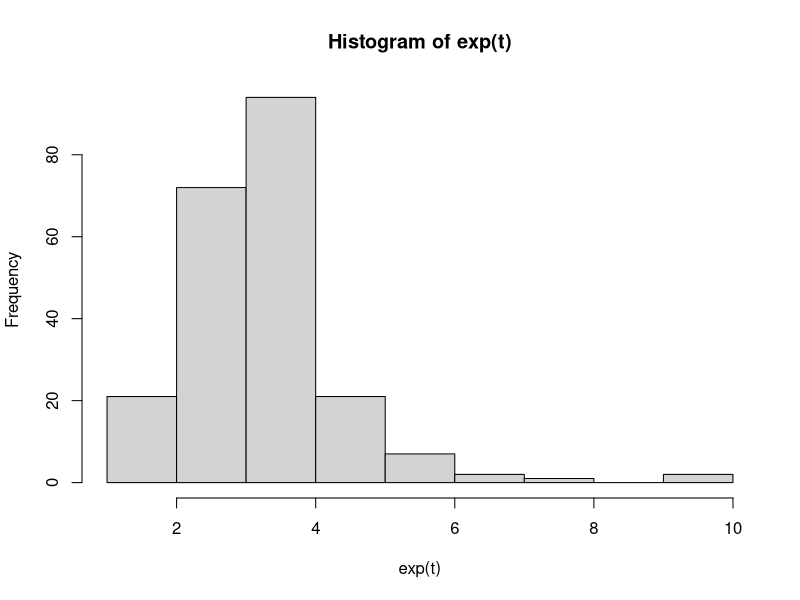
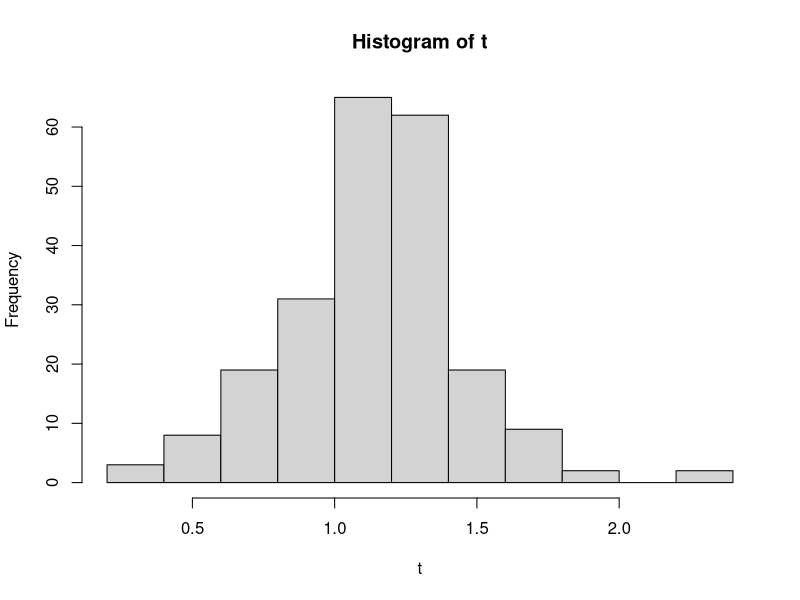
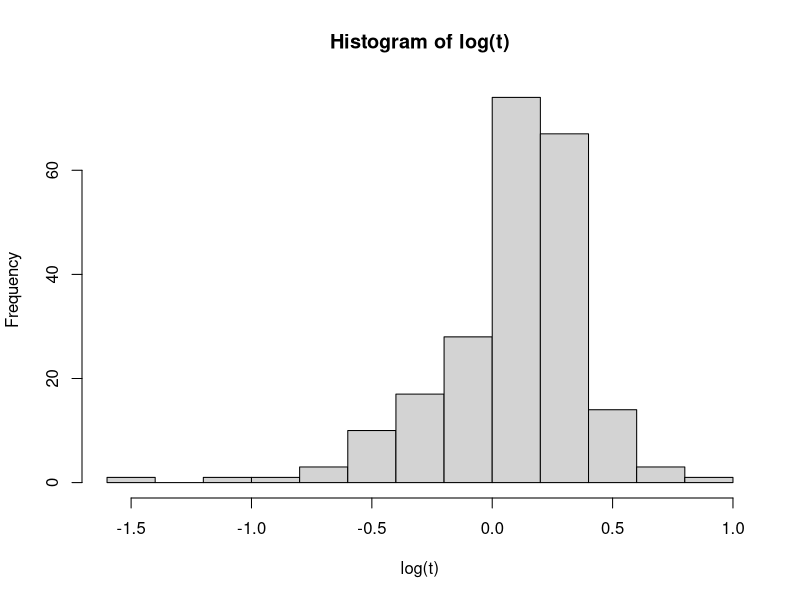
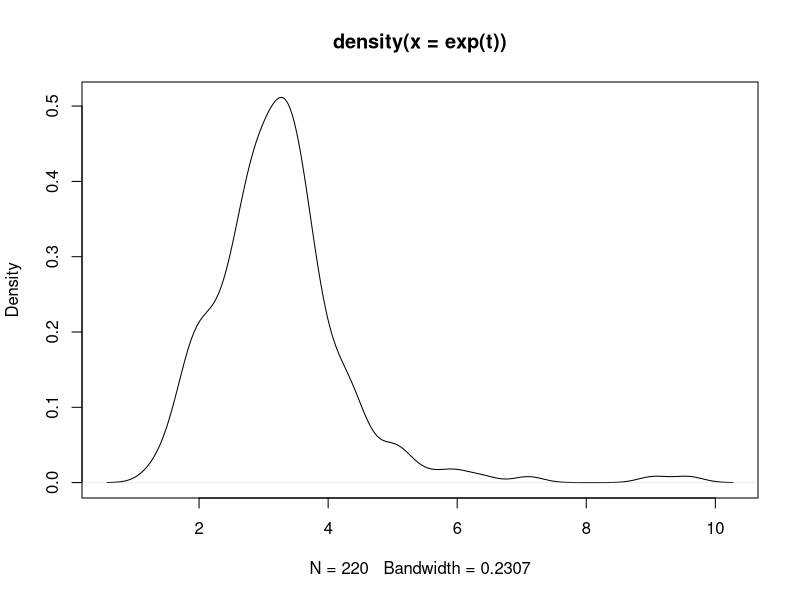
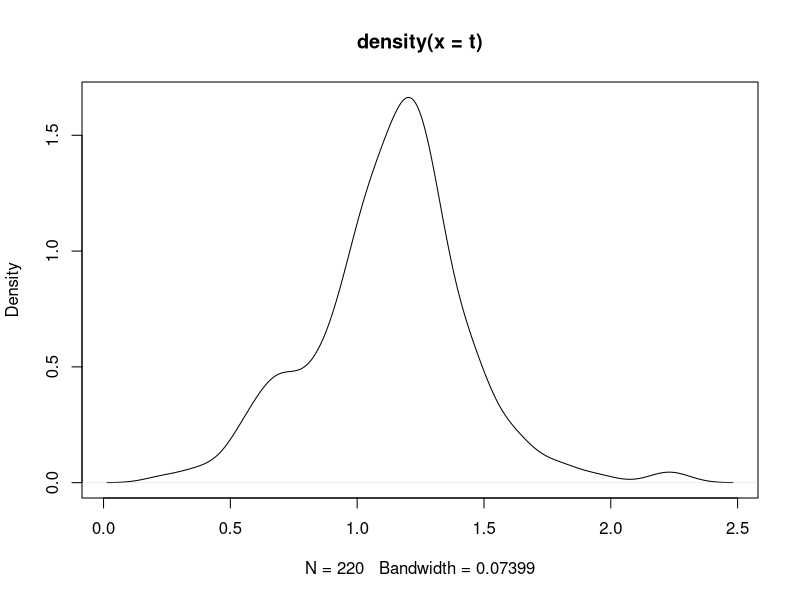
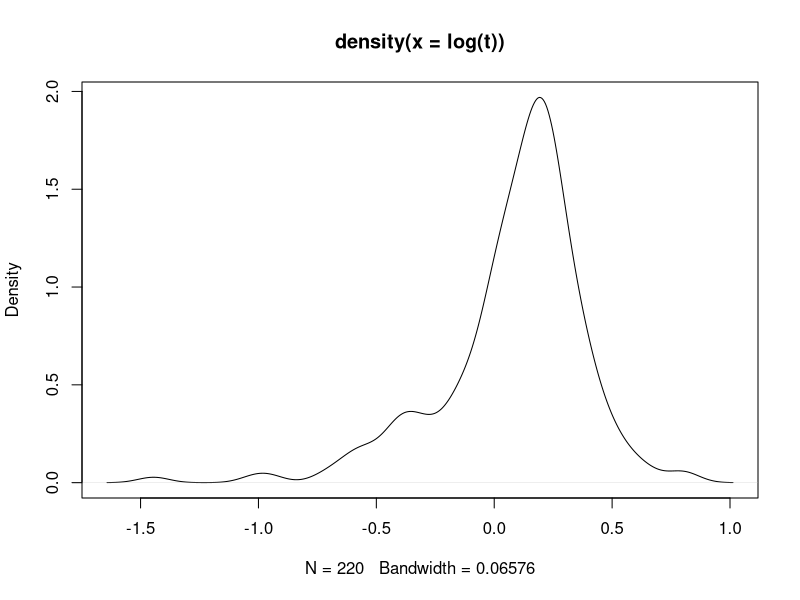
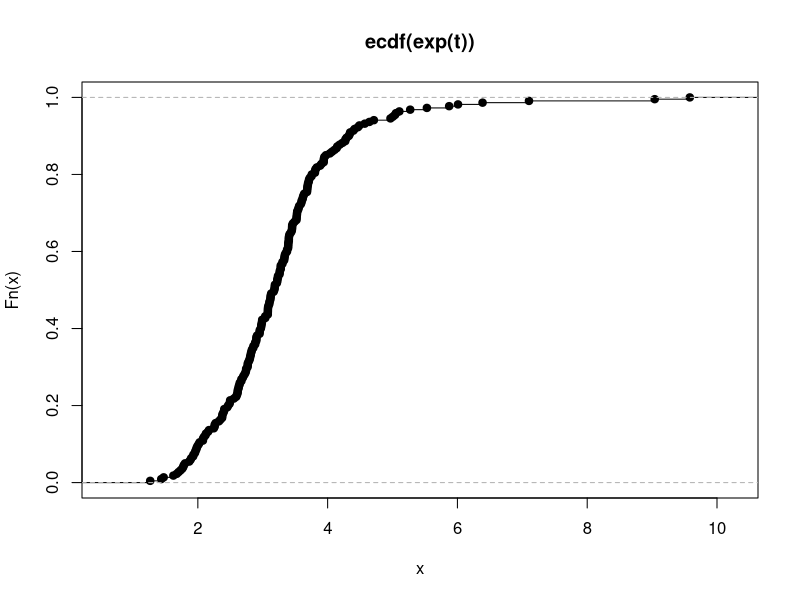
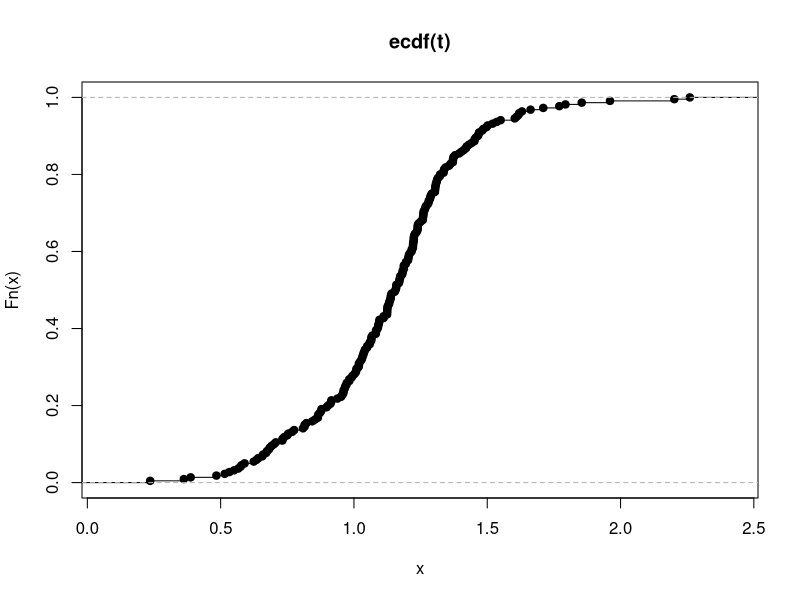

Here is the R script that generated these plots, in order:
library(dplyr)

n_min <- 30
n_mean <- 120
n_sd <- 13
N <- 220

sex_min <- 0.3
sex_max <- 0.7

create_dataset <- function() {
  n <- max(n_min,rnorm(1,n_mean,n_sd))
  sex_dist <- runif(1, sex_min, sex_max)
  alpha <- 1
  beta1 <- 1.15
  beta2 <- 1.06
  beta3 <- 1.3
  epsilon <- exp(rnorm(n))
  epsilon <- epsilon - mean(epsilon)
  
  df <- tibble(
    x = rnorm(n),
    sex = rbinom(n,1,sex_dist),
    y = exp(alpha) * exp(x * beta1) * exp(sex * beta2) * exp(x * sex * beta3) * exp(epsilon),
    logy = log(y)
  )
  mod <- lm(logy~x*sex,data=df)
  #res <- mod[["coefficients"]][2,1]
  reg <- summary(mod)
  if (reg[["coefficients"]][2,1] <= 0) {
    
    print(reg)
  }
  return(reg[["coefficients"]][2,1])
}

create_dataset()
t <- replicate(N,create_dataset())

hist(exp(t))
hist(t)
hist(log(t))


plot(density(exp(t)))
plot(density(t))
plot(density(log(t)))


plot(ecdf(exp(t)))
plot(ecdf(t))
plot(ecdf(log(t)))

